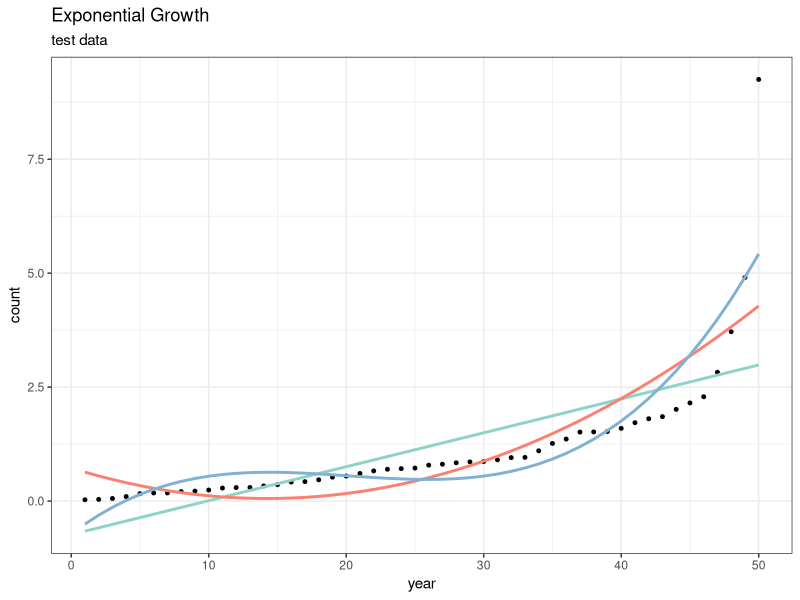
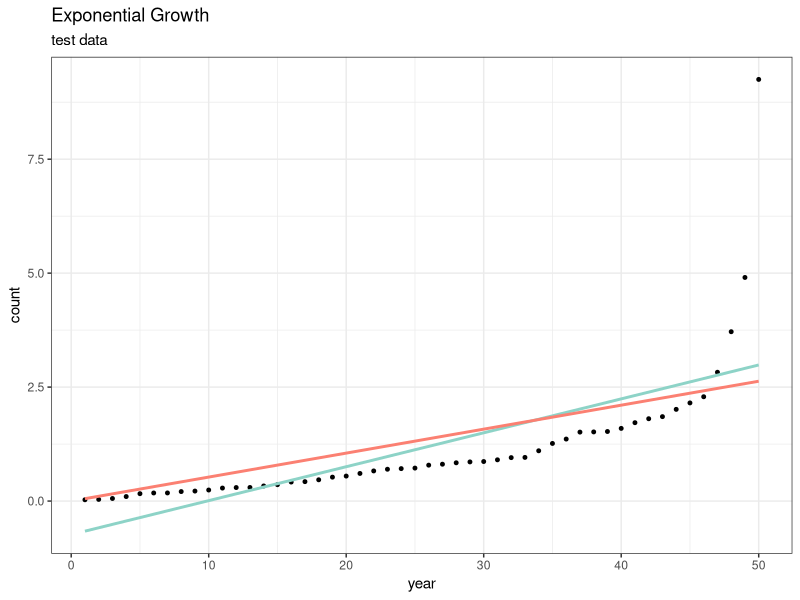

Write R code to recreate these figures, in order.
## ---- chunk 1
knitr::opts_chunk$set(echo = TRUE)
## ---- chunk 2
# here is where I would like a block image to go for each lesson. Imagery is important to engage the learner.
## ---- chunk 3
#setting up a little bit of practice with mongo connection

# waiting for SSH access to GHTorrent

## ---- chunk 4
# this will actually call from GHTorrent but for now let's just put in some filler code

# generate a really small set of test data for fitting curves
COUNT = 50 # how many units we want to observe (in our case years)

#creating some fake data by drawing from rexp and sorting, because we assume our GitHub data will be slightly noisy and weird, but roughly exponential 
# though I also predict a plateau effect (waiting on GHTorrent access)
data = data.frame(seq(from=1,to=COUNT),sort(rexp(COUNT)))
colnames(data) <- c("year","count")

head(data)


## ---- chunk 5
library("ggplot2")



library(MASS)
linear_fit <- lm(data$count~data$year)
second_polynomial <- lm(data$count~poly(data$year,2,raw=TRUE))
third_polynomial <- lm(data$count~poly(data$year,3,raw=TRUE))
expo <- fitdistr(data$count,"exponential")

# testing out different shapes, from linear to third-order polynomial
data$linear <- predict(linear_fit,data.frame(x=data$year))
data$second_polynomial <- predict(second_polynomial, data.frame(x=data$year)) 
data$third_polynomial <- predict(third_polynomial, data.frame(x=data$year))
data$expo <- dexp(data$year,expo$estimate
                  )


#ggplot those curves
plt <- ggplot(aes(year,count),data=data)+
  geom_point(size=1)+
  ggtitle("Exponential Growth","test data")+
  geom_line(aes(year,linear),color="#8DD3C7",size=1)+
  geom_line(aes(year,second_polynomial),color="#FB8072",size=1)+
  geom_line(aes(year,third_polynomial),color="#80B1D3",size=1)+
  #geom_line(aes(year,expo),color="purple",size=1)
  theme_bw()
plt

# we can actually test if one model is significantly different at predicting the data than another!
anova(linear_fit,second_polynomial)
anova(linear_fit,third_polynomial)
anova(second_polynomial,third_polynomial)

# they're all significantly different from each other p<.001

#to test the idea behind an anova, you can imagine creating a model we know should be closer to a model we already have, and seeing if they come out as "different"
linear_close_fit <- lm(data$count~data$year-1)
data$linear_close <-predict(linear_close_fit, data.frame(x=data$year)) 

plt <- ggplot(aes(year,count),data=data)+
  geom_point(size=1)+
  ggtitle("Exponential Growth","test data")+
  geom_line(aes(year,linear),color="#8DD3C7",size=1)+
  geom_line(aes(year,linear_close),color="#FB8072",size=1)+
  theme_bw()
plt

#as you can see, this one is different from our original linear model with less confidence
anova(linear_fit,linear_close_fit)
# and now for the dumbest example:
anova(linear_fit,linear_fit)
#not different because they're the same model





